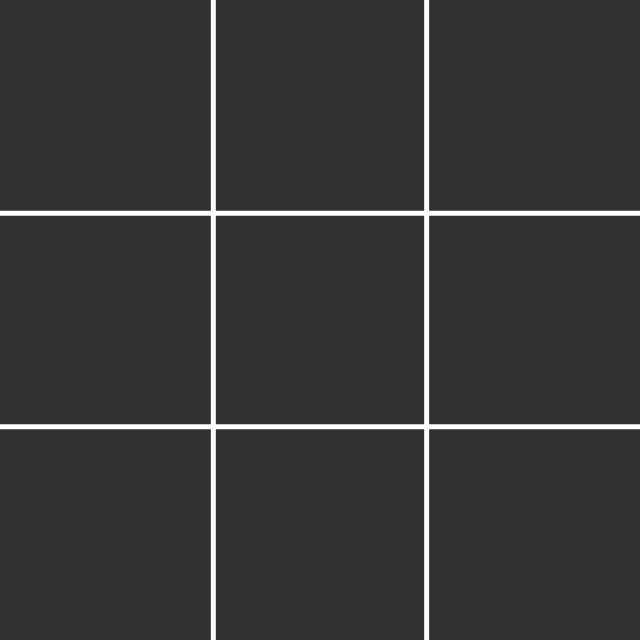
Frame 1 (no input)
Frame 60 (no input): identical to frame 1, image omitted
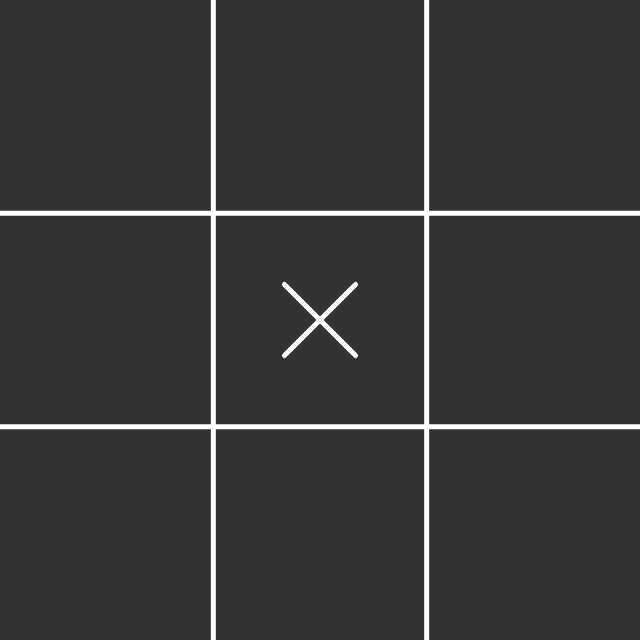
Frame 120 (the mouse pressed at the canvas centre since frame 60)

The p5.js sketch that drew these frames (run headless with seeded random() and noise() and a simulated clock; from frame 60 on, the mouse is pressed at the canvas centre):

// p5.js sketch
// ── sketch.js
let board;

function setup(){
	createCanvas(640,640);

	board = new TicTacToeBoard();
}

function draw(){
	background(50);

	board.drawBoard();
}

function mousePressed(){
	board.makeMove(board.canvasToBoard(mouseX, mouseY));
}
// ── TicTacToeBoard.js
function TicTacToeBoard(){
	this.scale = 3;
	this.board = Array(this.scale*this.scale).fill(0);

	this.turn = 1;
	this.turns = 0;
}

TicTacToeBoard.prototype.reset = function(){
	this.turn = 1;
	this.turns = 0;
	this.board.fill(0);
};

TicTacToeBoard.prototype.changeScale = function(newScale){
	this.scale = newScale;
	this.board = Array(newScale*newScale).fill(0);
};

TicTacToeBoard.prototype.positionExists = function(boardPosition){
	if(boardPosition.x < 0 || boardPosition.x-1 > this.scale)
		return false;

	if(boardPosition.y < 0 || boardPosition.y-1 > this.scale)
		return false;

	return true;
}

TicTacToeBoard.prototype.makeMove = function(boardPosition){
	let index = this.scale * boardPosition.y + boardPosition.x;
	
	if(this.board[index] == 0 && this.positionExists(boardPosition)){
		this.board[index] = this.turn;

		this.turn *= -1;
		this.turns++;
	}else{
		console.log("spot unavailable");
	}

	let result = this.getWinner();
	if(result != null){
		console.log(result);
		this.reset();
	}
};

TicTacToeBoard.prototype.getWinner = function(){
	let winner = null;

	for(let i = 0; i < this.scale; i++){
		let sumH = 0;
		let sumV = 0;

		for(let j = 0; j < this.scale; j++){
			sumH += this.board[this.scale * j + i];
			sumV += this.board[this.scale * i + j];
		}

		if(sumH == this.scale || sumH == -this.scale)
			return sumH/this.scale;

		if(sumV == this.scale || sumV == -this.scale)
			return sumV/this.scale;
	}

	//Diagonal Down & Diagonal Up
	let sumDD = 0;
	let sumDU = 0;

	for(let i = 0; i < this.scale; i++){
		sumDD += this.board[this.scale * i + i];
		sumDU += this.board[this.scale * i + this.scale-i-1];
	}

	if(sumDD == this.scale || sumDD == -this.scale)
		return sumDD/this.scale;

	if(sumDU == this.scale || sumDU == -this.scale)
		return sumDU/this.scale;

	if(this.turns == this.scale*this.scale)
		return 0;

	return null;
};

TicTacToeBoard.prototype.canvasToBoard = function(x, y){
	let size = width/this.scale;

	return pos = {
		x: Math.floor(x/size), 
		y: Math.floor(y/size)
	};
}

TicTacToeBoard.prototype.drawBoard = function(){
	push();
	noFill();
	stroke(255);
	strokeWeight(5);

	let size = width/this.scale;

	for(let i = 1; i < this.scale; i++){
		line(i*size, 0, i*size, height);
		line(0, i*size, width, i*size);
	}

	for(let i = 0; i < this.scale; i++){
		for(let j = 0; j < this.scale; j++){
			let value = this.board[this.scale * j + i];
			let x = size*i + size/2;
			let y = size*j + size/2;

			let n = size/3;

			if(value == 1){
				line(x-n/2, y-n/2, x+n/2, y+n/2);
				line(x-n/2, y+n/2, x+n/2, y-n/2);
			}else if(value == -1){
				ellipse(x, y, n);
			}
		}
	}

	pop();
};
